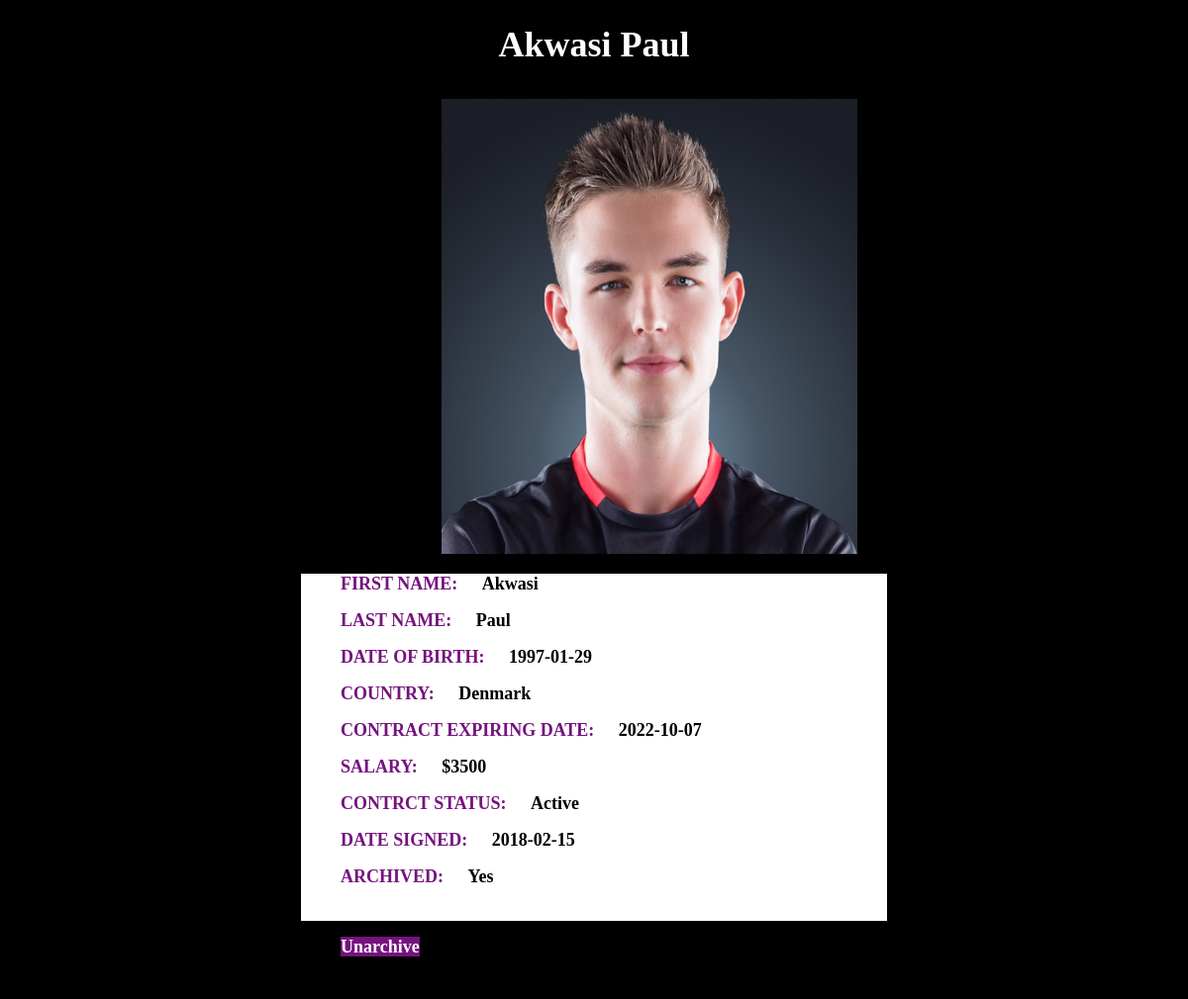
Screenshot of /admin/view_archives.php?id=1 with the database file from the repository.
### tables this page shows
CREATE TABLE IF NOT EXISTS `members` (
  `member_ID` int(11) NOT NULL AUTO_INCREMENT,
  `first_name` varchar(50) NOT NULL,
  `last_name` varchar(50) NOT NULL,
  `dob` date NOT NULL,
  `country` varchar(50) NOT NULL,
  `contract_status` varchar(50) NOT NULL,
  `date_signed` date NOT NULL,
  `contract_exp_date` date NOT NULL,
  `salary` varchar(50) NOT NULL,
  `isArchive` varchar(10) NOT NULL,
  `image` varchar(100) DEFAULT NULL,
  PRIMARY KEY (`member_ID`)
);

### member/member_controller.php (called while the page is built, shortened)
<?php
include_once (dirname(__FILE__)).'/../member/member_class.php';
function getSingleMember($member_ID){
    $member = new Member;
    $runQuery = $member->getSingleMember($member_ID);
    if($runQuery){
        $member = $member->db_fetch();
        if(!empty($member)){
            return $member;
        }else{
            return [];
        }
    }else{
        return false;
    }
}
?>

### member/member_class.php (called while the page is built, shortened)
<?php
    require_once (dirname(__FILE__)).'/../db_essentials/db_class.php';
    class Member extends db_connection {
        public function getSingleMember($member_ID){
            $sql = "SELECT * FROM `members` WHERE `member_ID`='$member_ID'";
            return $this->db_query($sql);
        }
    }
    ?>

### db_essentials/db_class.php (called while the page is built, shortened)
<?php
class db_connection
{
	public $db = null;
	public $results = null;
	function db_connect(){
		$this->db = mysqli_connect(servername,username,password,dbname);
		if (mysqli_connect_errno()) {
			return false;
		}else{
			return true;
		}
	}
	public function db_query($sqlQuery){
		$this->results = mysqli_query($this->db,$sqlQuery);
		if ($this->results == false) {
			return false;
		}else{
			return true;
		}
	}
	function db_fetch(){
		return mysqli_fetch_assoc($this->results);
	}
}
?>

### admin/view_archives.php (the view, shortened to what this page needs)
<?php
include_once("./../member/member_controller.php");
if (isset($_GET['id'])) {
    $member = getSingleMember($_SESSION['id']);
    $id = $member["member_ID"];
}
?>
<!DOCTYPE html>
<html lang="en">
<head>
    <link rel="stylesheet" href="./../css/player_CSS.css">
</head>
<body>
    <h1 class="player_name"><?php echo $member["first_name"] . "\n" . $member["last_name"] ?></h1>
    <img class="player_image" src="<?php echo $member["image"] ?>" alt="">
    <div class="player_info">
        <ul>
            <li id="cardName">FIRST NAME: </li>
            <li id="cardValue"><?php echo $member["first_name"] ?></li>
        </ul>
        <ul>
            <li id="cardName">LAST NAME: </li>
            <li id="cardValue"><?php echo $member["last_name"] ?></li>
        </ul>
        <ul>
            <li id="cardName">DATE OF BIRTH: </li>
            <li id="cardValue"><?php echo $member["dob"] ?></li>
        </ul>
        <ul>
            <li id="cardName">COUNTRY: </li>
            <li id="cardValue"><?php echo $member["country"] ?></li>
        </ul>
        <ul>
            <li id="cardName">CONTRACT EXPIRING DATE: </li>
            <li id="cardValue"><?php echo $member["contract_exp_date"] ?></li>
        </ul>
        <ul>
            <li id="cardName">SALARY: </li>
            <li id="cardValue"><?php echo "$" . $member["salary"] ?></li>
        </ul>
        <ul>
            <li id="cardName">CONTRCT STATUS: </li>
            <li id="cardValue"><?php echo $member["contract_status"] ?></li>
        </ul>
        <ul>
            <li id="cardName">DATE SIGNED: </li>
            <li id="cardValue"><?php echo $member["date_signed"] ?></li>
        </ul>
        <ul>
            <li id="cardName">ARCHIVED: </li>
            <li id="cardValue"><?php echo $member["isArchive"] ?></li>
        </ul><br>
    </div>
    <div class="edit_archive">
        <ul>
            <li id="cardName">
                <a id="more" href="<?php echo './../players/update_archive.php?job=unarchive&archive_ID=' . $id; ?>">Unarchive</a>
            </li>
        </ul><br>
    </div>
</body>
</html>

### css/player_CSS.css (style rules this page uses)
body { background-color: black; }
.player_name { color:white; text-align: center; font-size: 3vw; font-weight: bold; }
#more { text-align: center; width: 100px; background-color:#75137e; font-weight: bold; color: white; height: 40px; font-size: 1.5vw; text-decoration: none; }
.player_image { margin-top: 10px; margin-left: 37%; height:460px; width:420px; }
.player_info { margin-left: 25%; margin-right: 25%; background-color: white; }
.edit_archive { margin-left: 25%; margin-right: 25%; background-color: black; }
#cardValue { font-size: 1.5vw; display: inline; margin-left: 20px; color:black; font-weight: bold; }
#cardName { font-size: 1.5vw; font-weight: bold; display: inline; color:#75137e; }

### rows the page displays
members: first_name "Akwasi", last_name "Paul", image (picture), dob "1997-01-29", country "Denmark", contract_exp_date "2022-10-07", salary "3500", contract_status "Active", date_signed "2018-02-15", isArchive "Yes"
